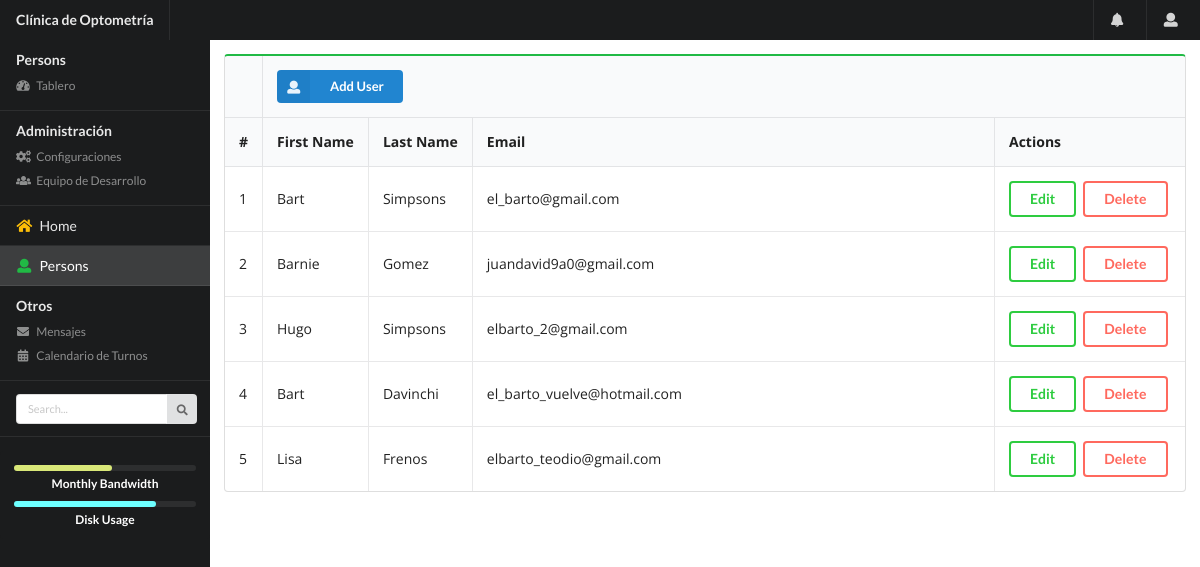
Screenshot of /ventas/viewPersons/ with the database file from the repository.
### ventas/models.py (models this page shows, shortened)
class Persons(models.Model):
    id_person = models.AutoField(primary_key=True)
    first_name = models.CharField(max_length=50)
    last_name = models.CharField(max_length=50)
    email= models.EmailField(max_length=100)

### ventas/class_views.py (the view)
# urls.py: path("viewPersons/",class_views.PersonsView.as_view(),name="viewPersons"),
class PersonsView(ListView):
    model = Persons
    template_name = 'persons_list.html'

### ventas/templates/ventas/persons_list.html (shortened to what this page needs)
{% extends "ventas/sidebar.html" %} {% load static %}  {% block body %}
<div class="pusher">
  <div class="main-content">
    <div class="ui grid stackable padded">
      <div class="column">
        <table class="ui green celled padded table">
          <thead>
            <tr>
              <th></th>
              <th colspan="5">
                <a href="{% url 'ventas:addPersons' %}" class="ui left floated small primary labeled icon button">
                  <i class="user icon"></i> Add User
                </a>
              </th>
            </tr>
            <th class="single line">#</th>
            <th class="single line">First Name</th>
            <th class="single line">Last Name</th>
            <th>Email</th>
            <th>Actions</th>
          </thead>
          <tbody>
            {% for persons in object_list %}
            <tr>
              <td class="collapsing">{{forloop.counter}}</td>
              <td class="collapsing">{{ persons.first_name }}</td>
              <td class="collapsing">{{ persons.last_name }}</td>
              <td>{{ persons.email }}</td>
              <td class="right aligned collapsing">
                <a
                  href="{% url 'ventas:editPersons' persons.id_person %}"
                  class="ui inverted green button"
                  >Edit</a
                >
                <a
                  href="{% url 'ventas:deletePersons' persons.id_person %}"
                  class="ui inverted red button"
                  >Delete</a
                >
              </td>
            </tr>
            {% endfor %}
          </tbody>
        </table>
      </div>
    </div>
  </div>
</div>
{% endblock %}

### ventas/templates/ventas/sidebar.html (shortened to what this page needs)
<!DOCTYPE html>
{% load static %}
<html lang="es">
  <head>
    <link
      rel="stylesheet"
      href="https://cdnjs.cloudflare.com/ajax/libs/semantic-ui/2.4.1/semantic.min.css"
    />
    <link
      rel="stylesheet"
      href="https://cdnjs.cloudflare.com/ajax/libs/font-awesome/5.11.2/css/all.min.css"
    />
    <link rel="stylesheet" href="{% static 'ventas/css/style.css' %}" />
  </head>
  <body>
    <div class="ui sidebar inverted vertical menu sidebar-menu" id="sidebar">
      <div class="item">
        <div class="header">Persons</div>
        <div class="menu">
          <a class="item">
            <div>
              <i class="icon tachometer alternate"></i>
              Tablero
            </div>
          </a>
        </div>
      </div>
      <div class="item">
        <div class="header">
          Administración
        </div>
        <div class="menu">
          <a class="item">
            <div><i class="cogs icon"></i>Configuraciones</div>
          </a>
          <a class="item">
            <div><i class="users icon"></i>Equipo de Desarrollo</div>
          </a>
        </div>
      </div>
      <a href="{% url 'ventas:index' %}" class="{% if request.path == '/ventas/' %} active {% endif %} item">
        <div>
          <i class="icon yellow home line"></i>
          Home
        </div>
      </a>
      <a href="{% url 'ventas:viewPersons' %}" class="{% if 'Persons' in request.path %}active{% endif %} item">
        <div>
          <i class="icon green user"></i>
          Persons
        </div>
      </a>
      <div class="item">
        <div class="header">Otros</div>
        <div class="menu">
          <a href="#" class="item">
            <div>
              <i class="icon envelope"></i>
              Mensajes
            </div>
          </a>
          <a href="#" class="item">
            <div>
              <i class="icon calendar alternate"></i>
              Calendario de Turnos
            </div>
          </a>
        </div>
      </div>
      <div class="item">
        <form action="#">
          <div class="ui mini action input">
            <input type="text" placeholder="Search..." />
            <button class="ui mini icon button">
              <i class=" search icon"></i>
            </button>
          </div>
        </form>
      </div>
      <div class="ui segment inverted">
        <div class="ui tiny olive inverted progress">
          <div class="bar" style="width: 54%"></div>
          <div class="label">Monthly Bandwidth</div>
        </div>
        <div class="ui tiny teal inverted progress">
          <div class="bar" style="width:78%"></div>
          <div class="label">Disk Usage</div>
        </div>
      </div>
    </div>
    <nav class="ui top fixed inverted menu">
      <div class="left menu">
        <a href="#" class="header item">
          Clínica de Optometría
        </a>
      </div>
      <div class="right menu">
        <a href="#" class="item">
          <i class="bell icon"></i>
        </a>
        <div class="ui dropdown item">
          <i class="user cirlce icon"></i>
        </div>
      </div>
    </nav>
    {% block body %}
    {% endblock %}
  </body>
</html>

### ventas/static/ventas/css/style.css (style rules this page uses)
:root { --tablet: 768px; --smallMonitor: 992px; --largeMonitor: 1200px; --font-family: 'Open Sans', sans-serif; }
body { font-family: var(--font-family) !important; }
.ui.vertical.menu.sidebar-menu { margin-top: 40px !important; max-height: calc(100% - 40px) !important; height: calc(100% - 40px) !important; }
.ui.vertical.menu.sidebar-menu .item i.icon { float: left; margin: 0em 0.5em 0em 0em; }
.main-content { margin-top: 40px; }
@media (min-width: 768px) { .ui.vertical.menu.sidebar-menu { visibility: visible; -webkit-transform: translate3d(0, 0, 0); transform: translate3d(0, 0, 0); width: 15rem !important; } }
@media (min-width: 768px) { .main-content { margin-left: 15rem; } }

### rows the page displays
Persons: first_name "Bart", last_name "Simpsons", email "el_barto@gmail.com"
Persons: first_name "Barnie", last_name "Gomez", email "juandavid9a0@gmail.com"
Persons: first_name "Hugo", last_name "Simpsons", email "elbarto_2@gmail.com"
Persons: first_name "Bart", last_name "Davinchi", email "el_barto_vuelve@hotmail.com"
Persons: first_name "Lisa", last_name "Frenos", email "elbarto_teodio@gmail.com"
